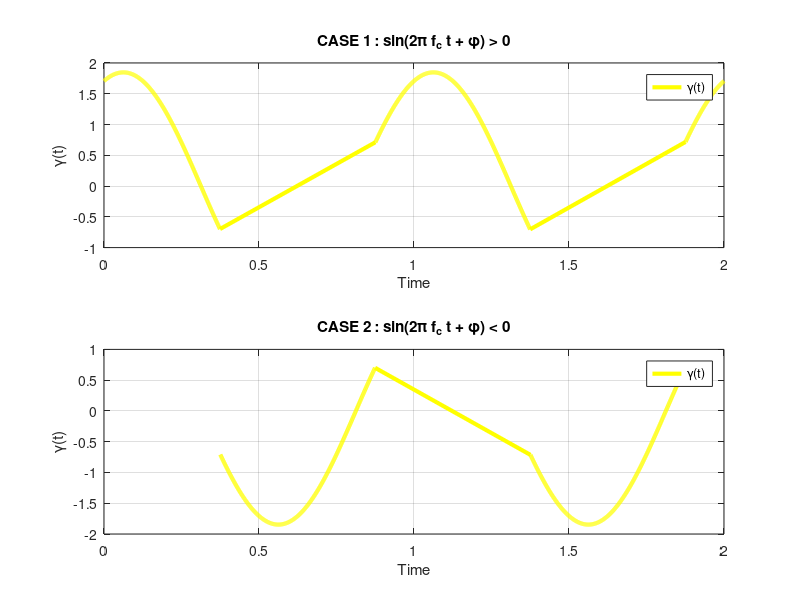

MATLAB code for this plot:
clc;
clear;
close all;
A1 = 1;
A2 = 2;
fc = 1;
phi = pi/4;
t = linspace(0,2,2000);
s = A1*cos(2*pi*fc*t);
g = sin(2*pi*fc*t + phi);
gamma = s + (A2/2)*g;
idx_pos = g > 0;
idx_neg = g < 0;
%% =====================================================
%% CASE 1 : sin(.) > 0
%% =====================================================
figure;
subplot(2,1,1);
plot(t(idx_pos),gamma(idx_pos), ...
    'y','LineWidth',3);
xlabel('Time');
ylabel('\gamma(t)');
title('CASE 1 : sin(2\pi f_c t + \phi) > 0');
legend('\gamma(t)');
grid on;
%% =====================================================
%% CASE 2 : sin(.) < 0
%% =====================================================
subplot(2,1,2);
plot(t(idx_neg),gamma(idx_neg), ...
    'y','LineWidth',3);
xlabel('Time');
ylabel('\gamma(t)');
title('CASE 2 : sin(2\pi f_c t + \phi) < 0');
legend('\gamma(t)');
grid on;
